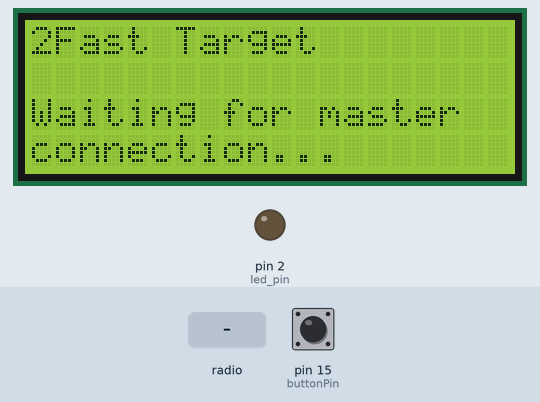
A program run on a simulated MicroPython board. Shown: 20×4 character LCD, output pins drawn as LEDs (lit = HIGH). Inputs (shaded band) come from the test bench; at power-on: pin 15 (buttonPin) HIGH. No radio messages arrive unless stated (any console line starting 'radio sent:' is added by the test bench); library files of the repository ran but are not shown: machine_i2c_lcd.py; what the program prints to the serial console is not drawn.

Above: at 0.1 s.
At 3.2 s:
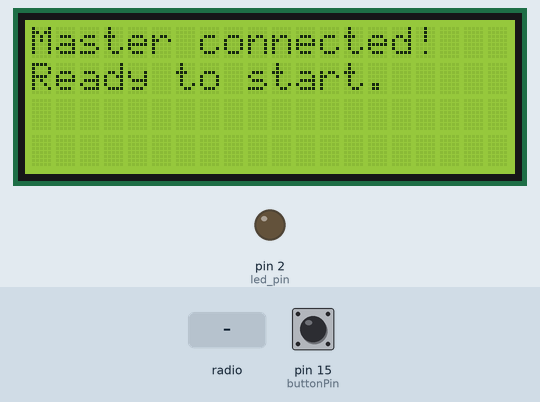
3.3 s: radio message "1" arrives
At 5.8 s:
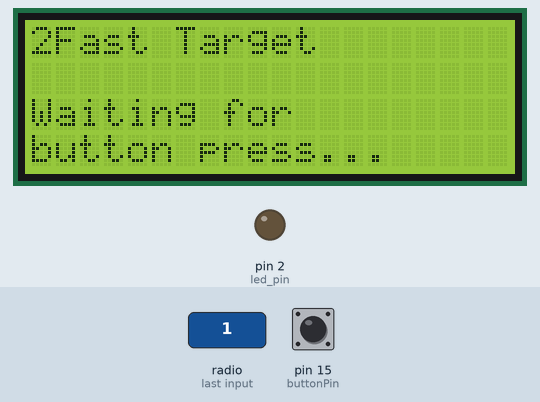
6.3 s: pin 15 (buttonPin) pulled LOW for 0.15 s
Timing chart, 0 to 9.3 s (numbered marks = the images above; inputs shaded):
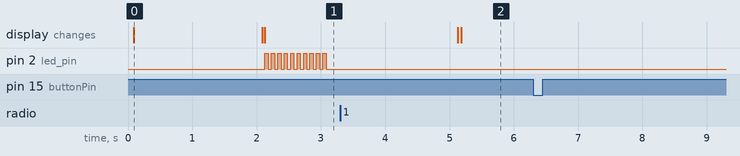

Measured:
- after the input at 6.3 s, every drawn part: stays the same
- by itself, pin 2 (led_pin): alternates HIGH for 0.05 s and LOW for 0.05 s
- what the display in image 0 shows lasts 2.0 s, from 0.1 s to 2.1 s

The program:

main.py
```python
from machine import Pin, SoftI2C
from machine_i2c_lcd import I2cLcd
import utime
import asyncio


from Enow import EspNowRemoteController
from config import *


led_pin = Pin(2, Pin.OUT)


def led_blink(pin, times=5, delay_ms=20):
    for _ in range(times):
        pin.on()
        utime.sleep_ms(delay_ms)
        pin.off()
        utime.sleep_ms(delay_ms)


# Initialize I2C and LCD objects
i2c = SoftI2C(sda=I2C_SDA_PIN, scl=I2C_SCL_PIN, freq=400000)
lcd = I2cLcd(i2c, I2C_ADDR, I2C_NUM_ROWS, I2C_NUM_COLS)

RemoteControler = EspNowRemoteController(peer_mac)


print("LCD test",utime.ticks_ms())
lcd.putstr("2Fast Target\n\nWaiting for master\nconnection...")

utime.sleep_ms(2000)


connection_established = False

def on_connection_established():
    global connection_established
    connection_established = True

    print("Connection established callback triggered")

    lcd.clear()
    lcd.putstr("Master connected!\nReady to start.")
    led_blink(led_pin, times=10, delay_ms=50)
    return True


while not connection_established:
    asyncio.run(RemoteControler.sendMessage(INIT_MESSAGE,retry=1,callback=on_connection_established))
    utime.sleep_ms(1000)  # Wait before retrying
    pass

utime.sleep_ms(1000)

def waitingText():
    lcd.clear()
    lcd.putstr("2Fast Target\n\nWaiting for\nbutton press...")
    print("Waiting for button press...",utime.ticks_ms())

waitingText()
gamestatus = "WAITING"

debounceDelay = 5000  # milliseconds
buttonlastPress = utime.ticks_ms()-debounceDelay
def button_handler(pin):
    global buttonlastPress
    global gamestatus
    if utime.ticks_diff(utime.ticks_ms(), buttonlastPress) < debounceDelay:
        return
    buttonlastPress = utime.ticks_ms()
    print("Button pressed, sendingmessage")

    #if gamestatus == STOP_MESSAGE or gamestatus == "WAITING":
    if not key_pin.value():
        print("Button pressed, key 1 ,sending DEMO message")
        asyncio.run(RemoteControler.sendMessage(MODE_MESSAGE))
    else:
        print("Button pressed, sending START message")
        asyncio.run(RemoteControler.sendMessage(START_MESSAGE))
    #if gamestatus == START_MESSAGE or gamestatus == MODE_MESSAGE:
        #asyncio.run(RemoteControler.sendMessage(STOP_MESSAGE))

resetDebounce = 5000
deboundelastpress = utime.ticks_ms()-resetDebounce
def reset_button(pin):
    global deboundelastpress
    if utime.ticks_diff(utime.ticks_ms(), deboundelastpress) < resetDebounce:
        return
    deboundelastpress = utime.ticks_ms()
    print("Reset button pressed, sending RESET message")
    asyncio.run(RemoteControler.sendMessage(STOP_MESSAGE))


def timeString(time_ms: float = 0.0) -> str:
    # Convert to integer milliseconds
    time_ms = int(time_ms)
    # Convert milliseconds to MM:SS:MS format
    minutes = time_ms // 60000
    seconds = (time_ms % 60000) // 1000
    milliseconds = time_ms % 1000

    return f"{minutes:02d}:{seconds:02d}:{milliseconds:03d}"


async def message_callback(msg:str, mac):
    global gamestatus
    print("Message callback triggered with msg:", msg, "gamestatus:", gamestatus)
    if msg == START_MESSAGE:
        gamestatus = msg
        print("START message received, starting game.")
        lcd.clear()
        lcd.putstr("START!\nGame started...")
        #led_blink(led_pin, times=5, delay_ms=25)

    elif msg == MODE_MESSAGE:
        gamestatus = "DEMO"
        print("DEMO message received.")
        lcd.clear()
        lcd.putstr("DEMO!\nDemo game started.")
        #led_blink(led_pin, times=20, delay_ms=50)

    elif msg == STOP_MESSAGE:
        gamestatus = "WAITING"
        print("STOP message received, stopping game.")
        lcd.clear()
        lcd.putstr("STOP!\nGame stopped...")
        #led_blink(led_pin, times=10, delay_ms=100)
        await asyncio.sleep(3)
        waitingText()

    elif "ENDGAME" in msg:
        gamestatus = "WAITING"
        print("ENDGAME message received.", msg)

        time_ms = float(msg.split(":")[1].strip())
        time_str = timeString(time_ms)

        lcd.clear()
        lcd.putstr(f"GAME END!\nTime: {time_str}")
        led_blink(led_pin, times=15, delay_ms=50)


try:
    buttonPin.irq(trigger=Pin.IRQ_FALLING, handler=button_handler)
    resetPin.irq(trigger=Pin.IRQ_FALLING, handler=reset_button)
    asyncio.run(RemoteControler.messageReceiver(callback=message_callback))
except KeyboardInterrupt:
    print("Keyboard interrupt")
    lcd.backlight_off()
    lcd.display_off()
    RemoteControler.close()
```

Enow.py
```python
import network
import aioespnow # type: ignore
import asyncio


from config import *


class EspNowRemoteController:
    def __init__(self,peerMac=peer_mac):
        # Initialize Wi-Fi in station mode
        self.sta = network.WLAN(network.STA_IF)
        self.sta.active(True)
        self.sta.config(channel=1)  # Set channel explicitly if packets are not received
        self.sta.disconnect()

        self.peerMac = peerMac

        # Initialize AIOESPNow
        self.E = aioespnow.AIOESPNow()
        try:
            status = self.E.active(True)
            print("AIOESPNow status:", status)
        except OSError as err:
            print("Failed to initialize AIOESPNow:", err)
            raise

        try:
            peer = self.E.add_peer(peerMac)
            print("Added peer:", peer, peerMac.hex(), peerMac)
        except OSError as err:
            print("Failed to add peer:", err)
            raise

    async def sendMessage(self, message, retry=5, callback=None):
        for _ in range(retry):
            try:
                a = await self.E.asend(peer_mac, message, sync=True)
                if a:
                    print(f"Sent message: {message}", a)
                    #await NeoLogger.blink(2, "green")  # Changed from asyncio.run()
                    if callback:
                        callback()
                    return True
                else:
                    print("Failed to send message", a)
            except OSError as err:
                print("Send error:", err)
            await asyncio.sleep(.5)
        return False


    async def messageReceiver(self, callback=None):
        print("Starting message receiver...")
        while True:
            try:
                print("message receiver...",self.E)
                async for mac, msg in self.E:
                    print(f"Received from {mac.hex()}: {msg.decode()}", self.E)
                    if callback:
                        print("callback",msg,mac)
                        should_exit = await callback(msg.decode(), mac)
                        if should_exit:
                            print("Exiting message receiver loop.", msg.decode())
                            return "Exit received"
            except OSError as err:
                print("Receive error:", err)
                await asyncio.sleep(5)


    def close(self):
        self.E.active(False)
        self.sta.active(False)
```

config.py
```python
from machine import Pin


# Define the LCD I2C address and dimensions
buttonPin = Pin(15, Pin.IN, Pin.PULL_UP)  # Button connected to GPIO15
key_pin = Pin(12, Pin.IN, Pin.PULL_UP)  # Key to
resetPin = Pin(14, Pin.IN, Pin.PULL_UP)


I2C_ADDR = 0x27
I2C_NUM_ROWS = 4
I2C_NUM_COLS = 20
I2C_SDA_PIN = Pin(21)
I2C_SCL_PIN = Pin(22)


peer_mac = b'\x3c\xdc\x75\x6b\xc6\x30'  # Example peer MAC for unicast

INIT_MESSAGE = "INIT"
START_MESSAGE = "START"
STOP_MESSAGE = "RESET"
MODE_MESSAGE = "DEMO"
```
